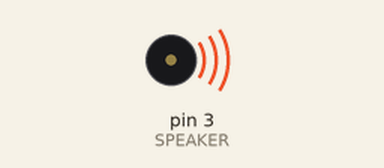
Recording of a sketch running on a simulated Arduino Uno, built with avr-gcc and run on an emulated ATmega328P. Shown: buzzer (waves = sounding).

Above: at 0.2 s.
Timing chart, 0 to 3.0 s (numbered marks = the images above):
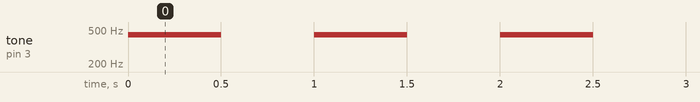

The sketch:

speaker_sample.ino
```cpp
#define SPEAKER 3

void setup() {
  pinMode(SPEAKER, OUTPUT);
}

void loop() {
  tone(SPEAKER, 440);   // 440Hz（ラの音）を鳴らす
  delay(500);
  noTone(SPEAKER);
  delay(500);
}
```

Measured:
- by itself, tone on pin 3 (SPEAKER): alternates 440 Hz for 0.50 s and silent for 0.50 s
